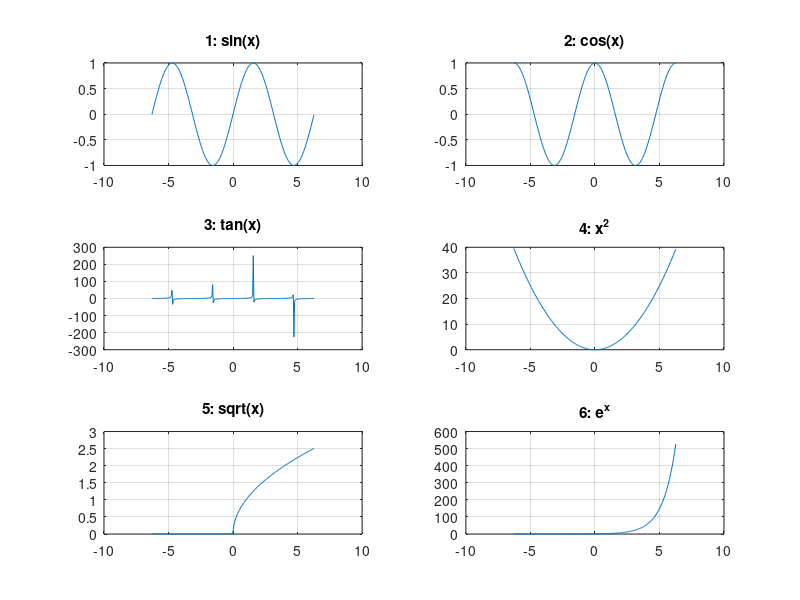

MATLAB code to generate this figure:
function main
    % set a suitable range of x values for all the plots
    x = -2*pi:.05:2*pi;
    % set the first sub-plot region in the top left position
    subplot(3,2,1)
    % draw and title the plot
    plot(x, sin(x))
    title('1: sin(x)'); grid on
    % the second sub-plot is at the top right
    subplot(3,2,2)
    plot(x, cos(x))
    title('2: cos(x)'); grid on
    % the third sub-plot is below the first plot in the left column
    subplot(3,2,3)
    plot(x, tan(x))
    title('3: tan(x)'); grid on
    subplot(3,2,4)
    plot(x, x.^2)
    title('4: x^2'); grid on
    subplot(3,2,5)
    plot(x, sqrt(x))
    title('5: sqrt(x)'); grid on
    subplot(3,2,6)
    plot(x, exp(x))
    title('6: e^x'); grid on
end
